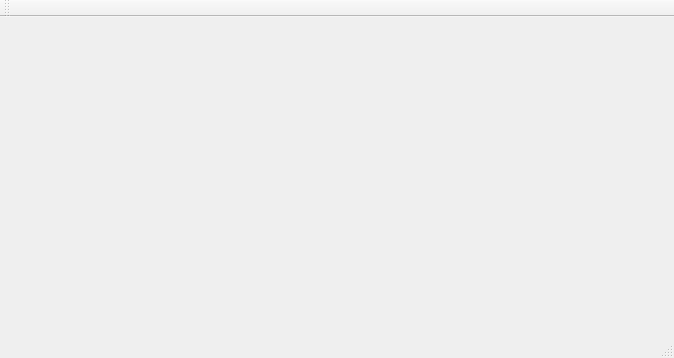
<?xml version="1.0" encoding="UTF-8"?>
<ui version="4.0">
 <class>MainWindow</class>
 <widget class="QMainWindow" name="MainWindow">
  <property name="geometry">
   <rect>
    <x>0</x>
    <y>0</y>
    <width>674</width>
    <height>358</height>
   </rect>
  </property>
  <property name="windowTitle">
   <string>MainWindow</string>
  </property>
  <widget class="QWidget" name="centralWidget"/>
  <widget class="QMenuBar" name="menuBar">
   <property name="geometry">
    <rect>
     <x>0</x>
     <y>0</y>
     <width>674</width>
     <height>17</height>
    </rect>
   </property>
  </widget>
  <widget class="QToolBar" name="mainToolBar">
   <attribute name="toolBarArea">
    <enum>TopToolBarArea</enum>
   </attribute>
   <attribute name="toolBarBreak">
    <bool>false</bool>
   </attribute>
  </widget>
  <widget class="QStatusBar" name="statusBar"/>
 </widget>
 <layoutdefault spacing="6" margin="11"/>
 <resources/>
 <connections/>
</ui>
